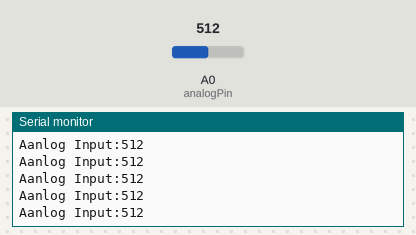
A sketch run on a simulated Arduino Uno, built with avr-gcc and run on an emulated ATmega328P. Shown: the last lines printed to the serial monitor. The test bench sets the inputs (shaded band); at power-on: A0 (analogPin) = 512.

Above: at 1.2 s.
1.3 s: A0 (analogPin) set to 887
At 1.31 s:
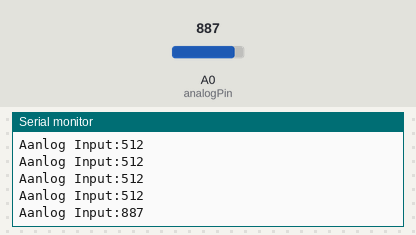
2.8 s: A0 (analogPin) set to 919
At 2.82 s:
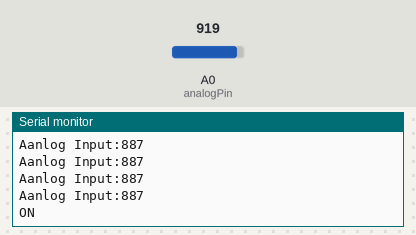

The sketch:

analogRead2.ino
```cpp
int readAnalog;
int analogPin = 0;
void setup() {
 Serial.begin(9600);
}

void loop() {
  readAnalog = analogRead(analogPin);
  if(readAnalog < 100 || readAnalog > 900){
    Serial.println("ON");
}else{
    Serial.print("Aanlog Input:");
    Serial.println(readAnalog);
}
  delay(100);
}
```

Measured:
- the behaviour switches between 900 and 901 on A0 (analogPin) (found by bisection; images 1 and 2)
- after the input at 1.3 s, the serial monitor: prints a new line at once (image 1)
- after the input at 2.8 s, the serial monitor: prints a new line at once (image 2)
